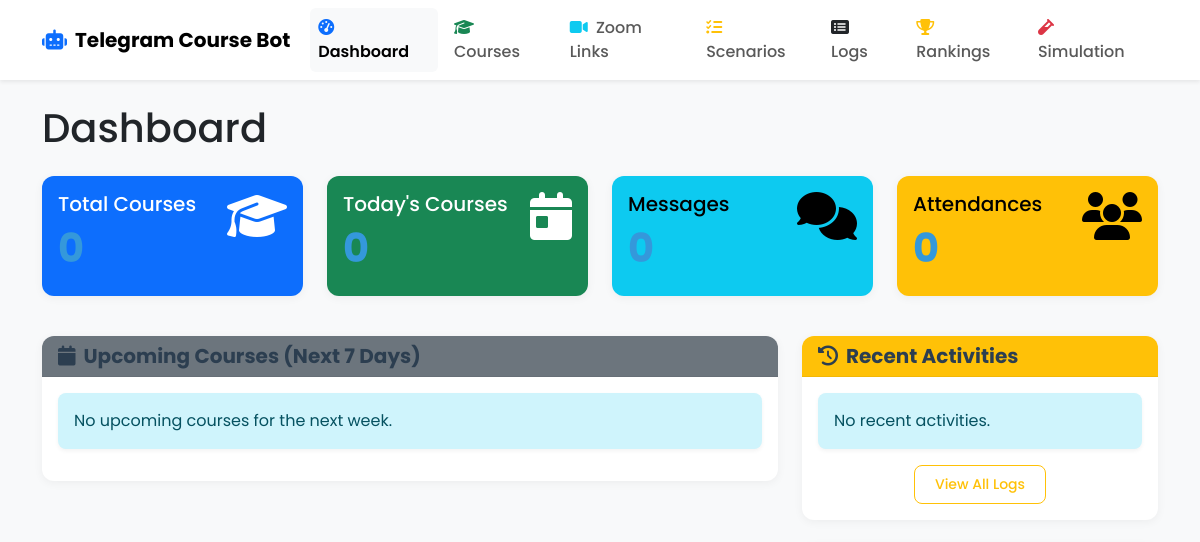
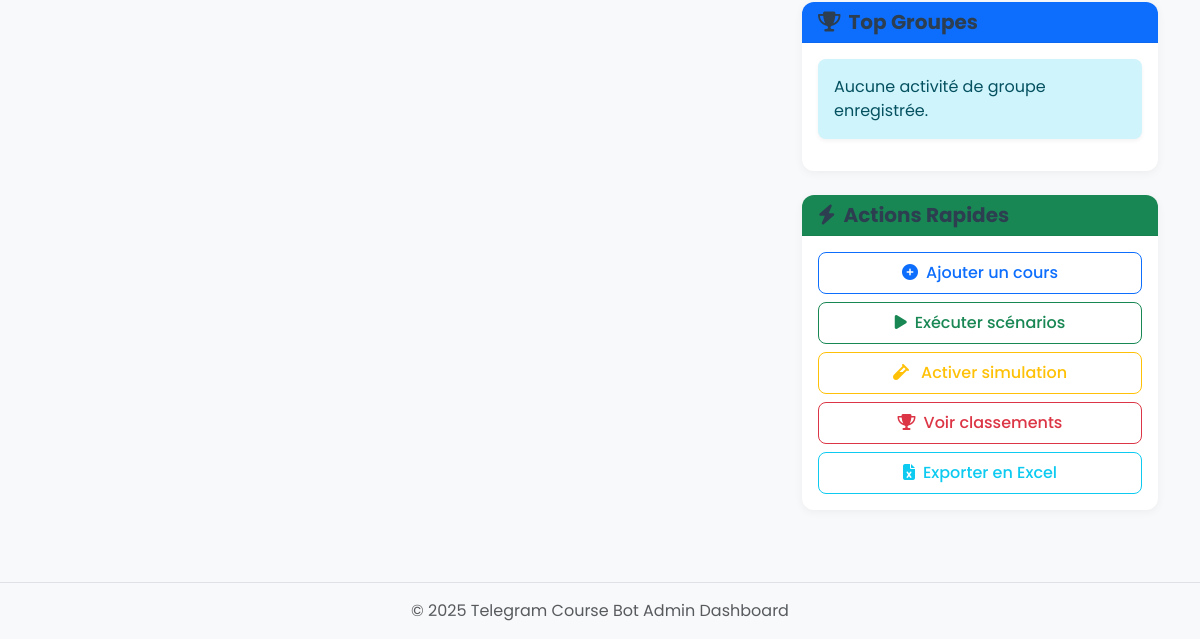
/admin, run on an earlier commit of the app's database (2 pictures, top to bottom).
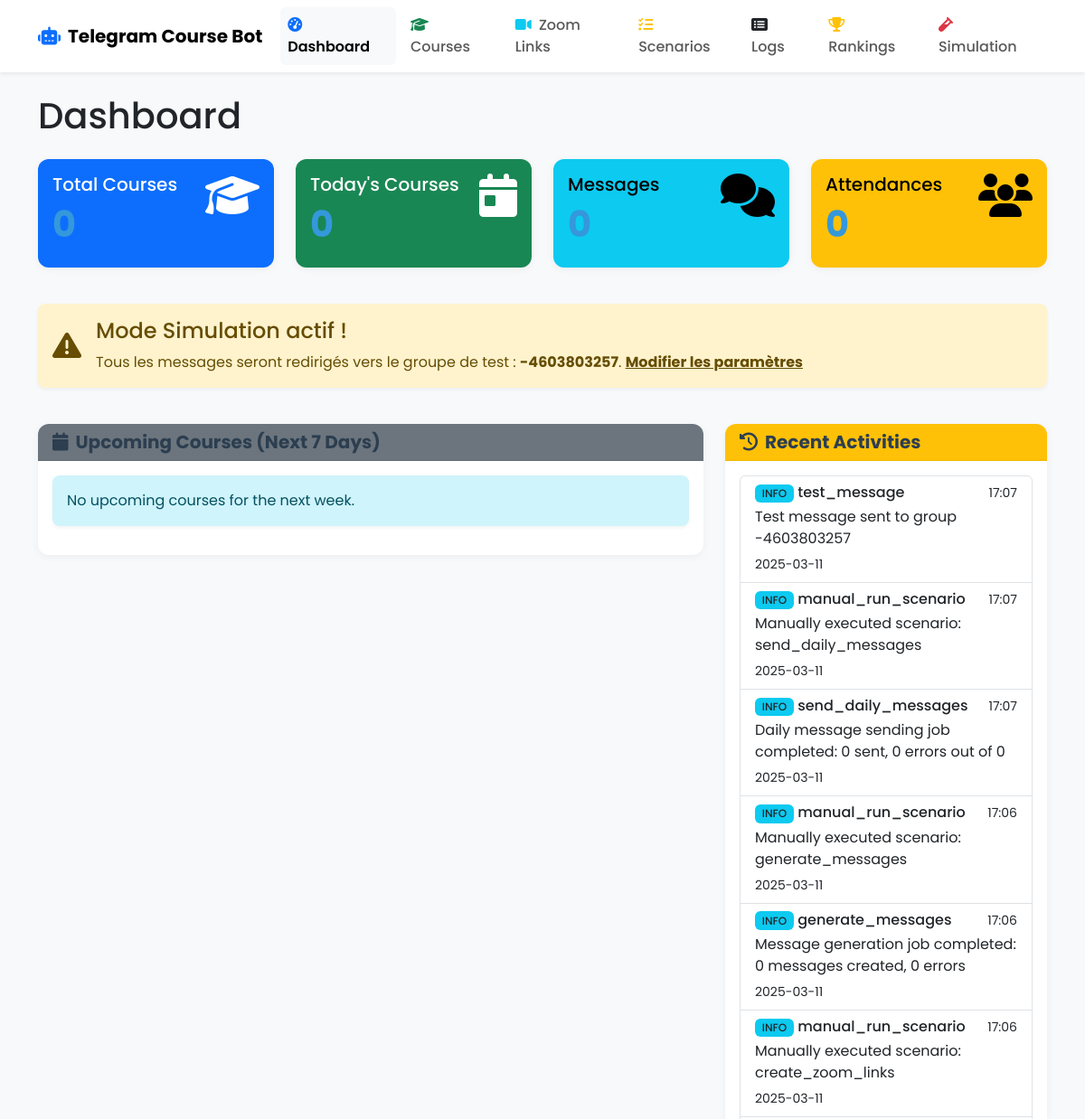
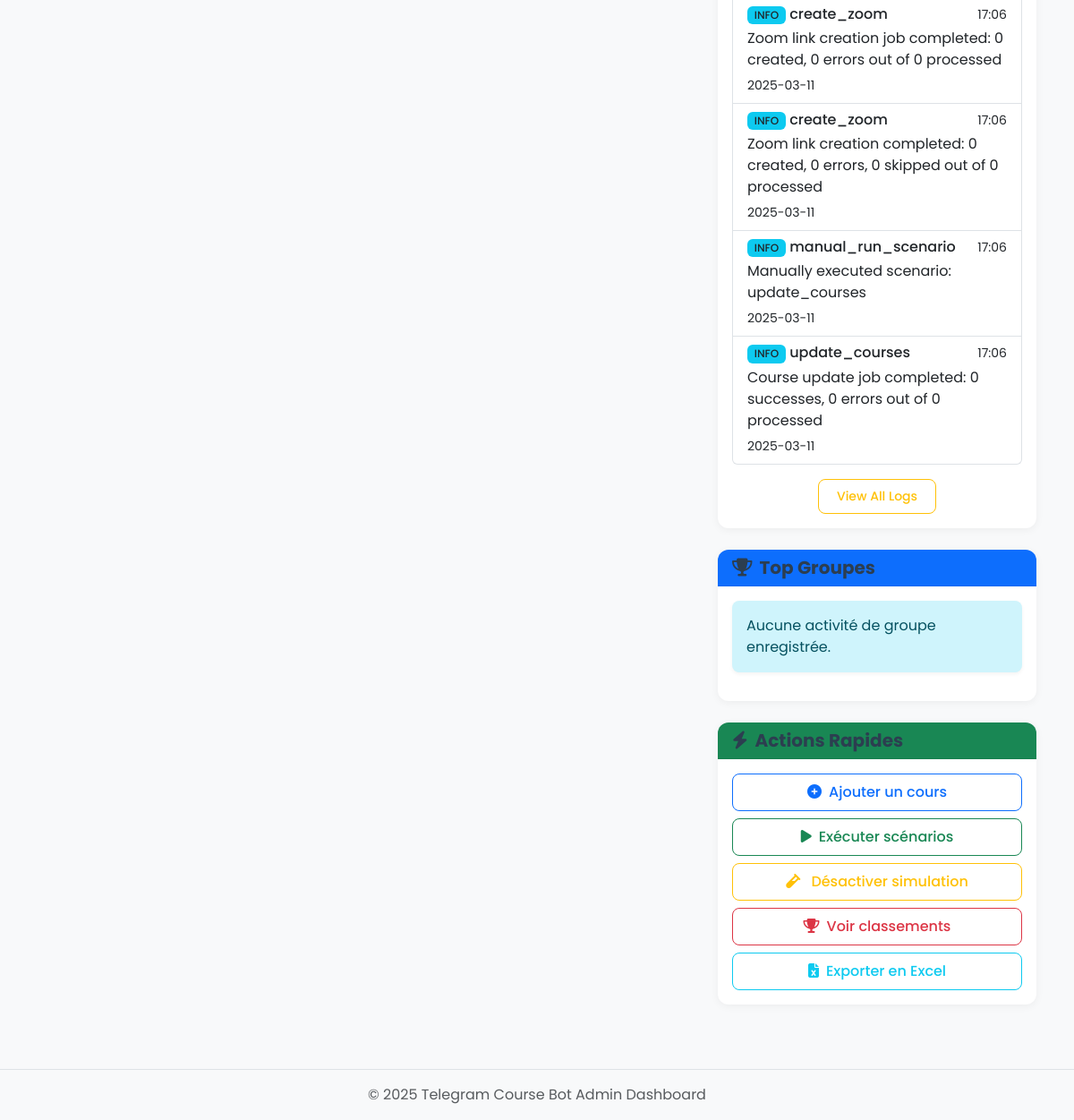
And on a later commit of the database (2 pictures, top to bottom).
### models.py (models this page shows, shortened)
class AppSettings(db.Model):
    id = db.Column(db.Integer, primary_key=True)
    simulation_mode = db.Column(db.Boolean, default=False)
    test_group_id = db.Column(db.String(100), nullable=True)
    updated_at = db.Column(db.DateTime, default=datetime.utcnow, onupdate=datetime.utcnow)

class Log(db.Model):
    id = db.Column(db.Integer, primary_key=True)
    level = db.Column(db.String(20), nullable=False)  # INFO, WARNING, ERROR
    scenario = db.Column(db.String(100), nullable=True)  # Which scenario the log is related to
    message = db.Column(db.Text, nullable=False)
    timestamp = db.Column(db.DateTime, default=datetime.utcnow)

### routes.py (the view)
    @app.route('/')
    @app.route('/admin')
    def dashboard():
        course_count = Course.query.count()
        today = datetime.now().date()
        today_courses = Course.query.filter_by(schedule_date=today).count()
        next_week = today + timedelta(days=7)
        upcoming_courses = Course.query.filter(
            Course.schedule_date >= today,
            Course.schedule_date < next_week
        ).order_by(Course.schedule_date, Course.start_time).all()
        recent_logs = Log.query.order_by(Log.timestamp.desc()).limit(10).all()
        bot = init_telegram_bot()
        simulation_mode = bot.is_simulation_mode()
        test_group_id = bot.get_test_group_id()
        message_count = TelegramMessage.query.count()
        attendance_count = ZoomAttendance.query.count()
        top_groups = db.session.query(
            UserRanking.telegram_group_id,
            db.func.sum(UserRanking.total_points).label('total_points')
        ).group_by(UserRanking.telegram_group_id) \
         .order_by(db.func.sum(UserRanking.total_points).desc()) \
         .limit(5).all()
        return render_template(
            'dashboard.html',
            course_count=course_count,
            today_courses=today_courses,
            upcoming_courses=upcoming_courses,
            recent_logs=recent_logs,
            simulation_mode=simulation_mode,
            test_group_id=test_group_id,
            message_count=message_count,
            attendance_count=attendance_count,
            top_groups=top_groups
        )

### telegram_bot.py (called while the page is built)
def init_telegram_bot():
    global telegram_bot
    if telegram_bot is None:
        with app.app_context():
            telegram_bot = TelegramBot()
    return telegram_bot

    def is_simulation_mode(self):
        settings = AppSettings.query.first()
        return settings.simulation_mode if settings else False

    def get_test_group_id(self):
        settings = AppSettings.query.first()
        return settings.test_group_id if settings else None

### templates/dashboard.html (shortened to what the changed rows need)
{% extends 'layout.html' %}
{% block content %}
<div class="row">
    <div class="col-12">
        <h1 class="mb-4">Dashboard</h1>
    </div>
</div>
<div class="row mb-4">
    <div class="col-md-3">
        <div class="card text-bg-primary mb-3">
            <div class="card-body">
                <div class="d-flex justify-content-between align-items-start">
                    <div>
                        <h2 class="display-4">{{ course_count }}</h2>
                    </div>
                </div>
            </div>
        </div>
    </div>
    <div class="col-md-3">
        <div class="card text-bg-success mb-3">
            <div class="card-body">
                <div class="d-flex justify-content-between align-items-start">
                    <div>
                        <h2 class="display-4">{{ today_courses }}</h2>
                    </div>
                </div>
            </div>
        </div>
    </div>
    <div class="col-md-3">
        <div class="card text-bg-info mb-3">
            <div class="card-body">
                <div class="d-flex justify-content-between align-items-start">
                    <div>
                        <h2 class="display-4">{{ message_count }}</h2>
                    </div>
                </div>
            </div>
        </div>
    </div>
    <div class="col-md-3">
        <div class="card text-bg-warning mb-3">
            <div class="card-body">
                <div class="d-flex justify-content-between align-items-start">
                    <div>
                        <h2 class="display-4">{{ attendance_count }}</h2>
                    </div>
                </div>
            </div>
        </div>
    </div>
</div>
{% if simulation_mode %}
<div class="row mb-4">
    <div class="col-12">
        <div class="alert alert-warning d-flex align-items-center" role="alert">
            <i class="fas fa-exclamation-triangle fa-2x me-3"></i>
            <div>
                <h4 class="alert-heading">Mode Simulation actif !</h4>
                <p class="mb-0">
                    Tous les messages seront redirigés vers le groupe de test :
                    <strong>{{ test_group_id }}</strong>.
                    <a href="{{ url_for('simulation') }}" class="alert-link">Modifier les paramètres</a>
                </p>
            </div>
        </div>
    </div>
</div>
{% endif %}
<div class="row">
    <div class="col-lg-4">
        <div class="card mb-4">
            <div class="card-body">
                {% if recent_logs %}
                    <div class="list-group">
                        {% for log in recent_logs %}
                        <div class="list-group-item list-group-item-action flex-column align-items-start">
                            <div class="d-flex w-100 justify-content-between">
                                <h6 class="mb-1">
                                    {% if log.level == 'INFO' %}
                                        <span class="badge bg-info text-dark">INFO</span>
                                    {% elif log.level == 'WARNING' %}
                                        <span class="badge bg-warning text-dark">WARNING</span>
                                    {% elif log.level == 'ERROR' %}
                                        <span class="badge bg-danger">ERROR</span>
                                    {% endif %}
                                    {{ log.scenario or 'System' }}
                                </h6>
                                <small>{{ log.timestamp.strftime('%H:%M') }}</small>
                            </div>
                            <p class="mb-1">{{ log.message }}</p>
                            <small>{{ log.timestamp.strftime('%Y-%m-%d') }}</small>
                        </div>
                        {% endfor %}
                    </div>
                {% else %}
                    <div class="alert alert-info">No recent activities.</div>
                {% endif %}
                <div class="mt-3 text-center">
                    <a href="{{ url_for('logs') }}" class="btn btn-sm btn-outline-warning">View All Logs</a>
                </div>
            </div>
        </div>
        <div class="card mb-4">
            <div class="card-body">
                <div class="d-grid gap-2">
                    <a href="{{ url_for('courses') }}" class="btn btn-outline-primary">
                        <i class="fas fa-plus-circle me-2"></i>Ajouter un cours
                    </a>
                    <a href="{{ url_for('scenarios') }}" class="btn btn-outline-success">
                        <i class="fas fa-play me-2"></i>Exécuter scénarios
                    </a>
                    <a href="{{ url_for('simulation') }}" class="btn btn-outline-warning">
                        <i class="fas fa-vial me-2"></i>
                        {% if simulation_mode %}Désactiver simulation{% else %}Activer simulation{% endif %}
                    </a>
                    <a href="{{ url_for('rankings') }}" class="btn btn-outline-danger">
                        <i class="fas fa-trophy me-2"></i>Voir classements
                    </a>
                    <button id="exportExcelBtn" class="btn btn-outline-info">
                        <i class="fas fa-file-excel me-2"></i>Exporter en Excel
                    </button>
                </div>
            </div>
        </div>
    </div>
</div>
{% endblock %}

What changed in the data, as far as the page shows it:
now on this page (row edited): AppSettings: test_group "-4603803257"
added Log: level "INFO", scenario "test_message", timestamp "17:07", message "Test message sent to group -4603803257", timestamp "2025-03-11"
added Log: level "INFO", scenario "manual_run_scenario", timestamp "17:07", message "Manually executed scenario: send_daily_messages", timestamp "2025-03-11"
added Log: level "INFO", scenario "send_daily_messages", timestamp "17:07", message "Daily message sending job completed: 0 sent, 0 errors out of 0", timestamp "2025-03-11"
added Log: level "INFO", scenario "manual_run_scenario", timestamp "17:06", message "Manually executed scenario: generate_messages", timestamp "2025-03-11"
added Log: level "INFO", scenario "generate_messages", timestamp "17:06", message "Message generation job completed: 0 messages created, 0 errors", timestamp "2025-03-11"
added Log: level "INFO", scenario "manual_run_scenario", timestamp "17:06", message "Manually executed scenario: create_zoom_links", timestamp "2025-03-11"
added Log: level "INFO", scenario "create_zoom", timestamp "17:06", message "Zoom link creation job completed: 0 created, 0 errors out of 0 processed", timestamp "2025-03-11"
added Log: level "INFO", scenario "create_zoom", timestamp "17:06", message "Zoom link creation completed: 0 created, 0 errors, 0 skipped out of 0 processed", timestamp "2025-03-11"
added Log: level "INFO", scenario "manual_run_scenario", timestamp "17:06", message "Manually executed scenario: update_courses", timestamp "2025-03-11"
added Log: level "INFO", scenario "update_courses", timestamp "17:06", message "Course update job completed: 0 successes, 0 errors out of 0 processed", timestamp "2025-03-11"
Also different on the page:
text no longer shown: "No recent activities. Activer simulation"
text now shown: "Mode Simulation actif ! Tous les messages seront redirigés vers le groupe de test : . Modifier les paramètres Désactiver simulation"
